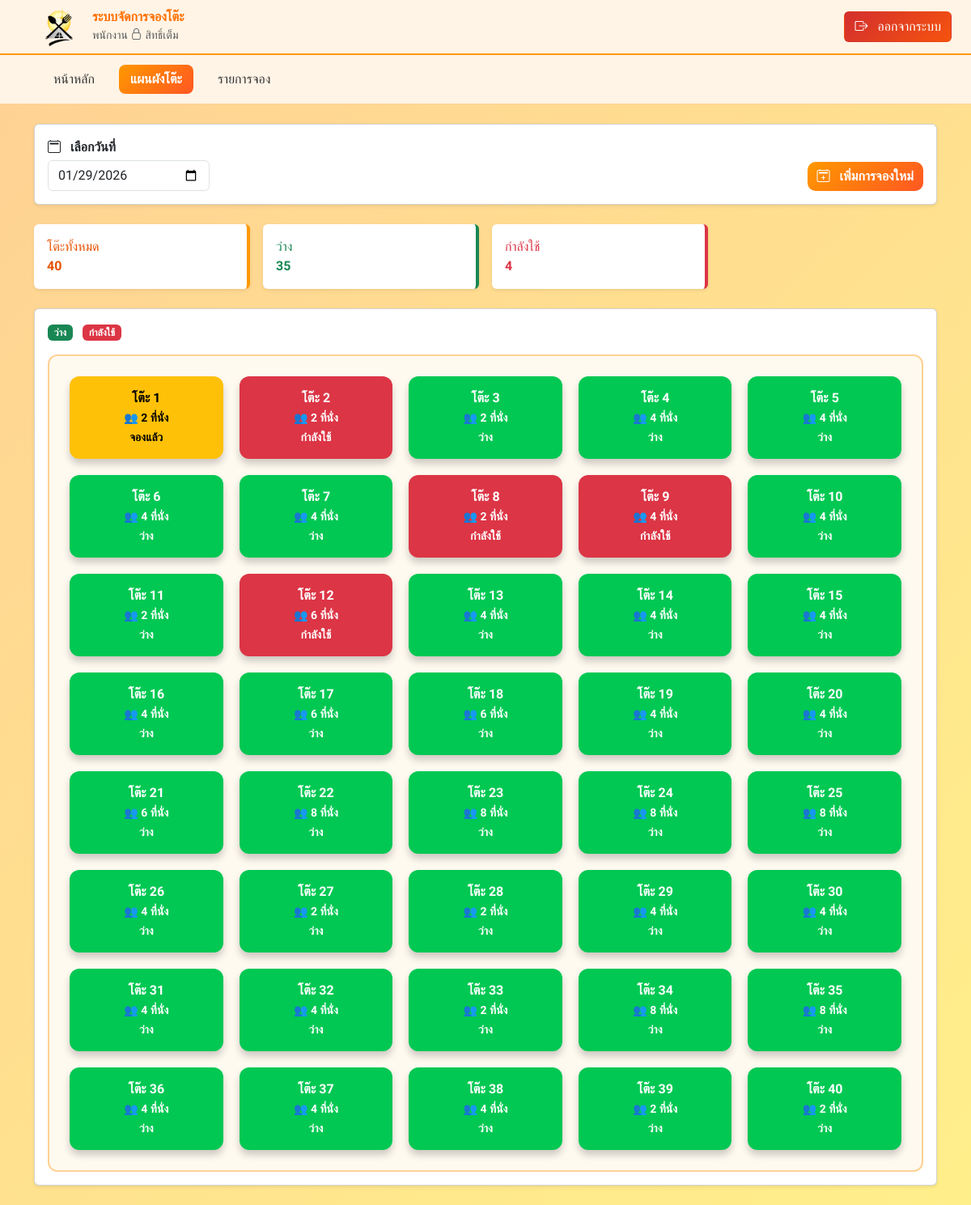
/staffpage/staff.php?link=table (signed in), run on the app's committed database.
### tables this page shows
CREATE TABLE `reservations` (
  `id_booking` int(11) NOT NULL,
  `customer_name` varchar(100) NOT NULL,
  `phone` varchar(20) DEFAULT NULL,
  `table_id` int(11) NOT NULL,
  `reservation_date` date NOT NULL,
  `reservation_time` time NOT NULL,
  `slip_image` varchar(255) DEFAULT NULL,
  `status` enum('pending_payment','waiting_confirm','confirmed','using','completed','cancelled') DEFAULT 'pending_payment',
  `slip` varchar(255) DEFAULT NULL,
  `completed_at` datetime DEFAULT NULL,
  `created_by` int(11) DEFAULT NULL,
  `created_at` timestamp NOT NULL DEFAULT current_timestamp(),
  `booking_by` enum('customer','staff','store_owner') DEFAULT 'customer'
);

CREATE TABLE `tables` (
  `id_show` int(11) NOT NULL,
  `table_number` varchar(10) NOT NULL,
  `seat` int(11) NOT NULL,
  `status` enum('available','reserved','using') DEFAULT 'available'
);

### staffpage/tables.php (the view, shortened to what this page needs)
<?php
require_once __DIR__ . "/../config/db.php";
$selected_date = $_GET['date'] ?? date('Y-m-d');
$today = date('Y-m-d');
$isToday = ($selected_date === $today);
$total = $conn->query("SELECT COUNT(*) c FROM tables")
              ->fetch_assoc()['c'];
$using = $conn->query("
    SELECT COUNT(DISTINCT table_id) c
    FROM reservations
    WHERE reservation_date = '$selected_date'
    AND status = 'using'
")->fetch_assoc()['c'];
$reserved = $conn->query("
    SELECT COUNT(DISTINCT table_id) c
    FROM reservations
    WHERE reservation_date = '$selected_date'
    AND status = 'confirmed'
")->fetch_assoc()['c'];
$available = $total - ($using + $reserved);
$sql = "
SELECT
    t.*,
    r.customer_name,
    r.phone,
    r.reservation_time,
    r.status AS reserve_status,
    CASE
        WHEN r.status = 'using' THEN 'using'
        WHEN r.status = 'confirmed' THEN 'reserved'
        ELSE 'available'
    END AS booking_status
FROM tables t
LEFT JOIN reservations r
    ON r.table_id = t.id_show
    AND r.reservation_date = ?
    AND r.status IN ('confirmed','using')
ORDER BY t.id_show ASC
";
$stmt = $conn->prepare($sql);
$stmt->bind_param("s", $selected_date);
$stmt->execute();
$tables = $stmt->get_result();
?>
<!DOCTYPE html>
<html lang="th">
<head>
<link rel="stylesheet" href="../bootstrap/css/bootstrap.min.css">
<link rel="stylesheet" href="https://cdn.jsdelivr.net/npm/bootstrap-icons/font/bootstrap-icons.css">
</head>
<body>
<div class="card mb-4 shadow-sm">
<div class="card-body">
<form method="get" class="d-flex justify-content-between align-items-end">
<div>
<label class="fw-bold mb-1"><i class="bi bi-calendar2 me-2"></i> เลือกวันที่</label>
<input type="date" name="date" value="<?= $selected_date ?>" class="form-control" style="width:200px" onchange="this.form.submit()">
</div>
<button type="button" class="btn btn-orange-gradient h-50" data-bs-toggle="modal" data-bs-target="#bookingModal">
<i class="bi bi-calendar2-plus me-2"></i> เพิ่มการจองใหม่
</button>
</form>
</div>
</div>
<div class="row g-3 mb-4">
<div class="col-md-3"><div class="p-3 bg-white rounded shadow-sm border-orange-right">โต๊ะทั้งหมด<br><b><?= $total ?></b></div></div>
<div class="col-md-3"><div class="p-3 bg-white rounded shadow-sm text-success border-end border-4 border-success">ว่าง<br><b><?= $available ?></b></div></div>
<div class="col-md-3"><div class="p-3 bg-white rounded shadow-sm text-danger border-end border-4 border-danger">กำลังใช้<br><b><?= $using ?></b></div></div>
</div>
<div class="card shadow-sm">
<div class="card-body">
<div class="mb-3">
<span class="badge bg-success">ว่าง</span>
<span class="badge bg-danger ms-2">กำลังใช้</span>
</div>
<div class="table-area">
<?php while($t = $tables->fetch_assoc()): ?>
<div class="table-box <?= $t['booking_status'] ?> <?= !$isToday ? 'opacity-50' : '' ?>"
     data-id="<?= $t['id_show'] ?>"
     data-table="<?= $t['table_number'] ?>"
     data-seat="<?= $t['seat'] ?>"
     data-customer="<?= $t['customer_name'] ?? '' ?>"
     data-phone="<?= $t['phone'] ?? '' ?>"
     data-time="<?= isset($t['reservation_time']) ? substr($t['reservation_time'],0,5) : '' ?>"
     onclick="handleTableClick(this)">
    โต๊ะ <?= $t['table_number'] ?><br>
    <small>
        👥 <?= $t['seat'] ?> ที่นั่ง
         <br>
        <?= $t['booking_status']=='using'?'กำลังใช้':($t['booking_status']=='reserved'?'จองแล้ว':'ว่าง') ?>
    </small>
</div>
<?php endwhile; ?>
</div>
</div>
</div>
</body>
</html>

### staffpage/asset.css (style rules this page uses)
* { font-family: 'Sarabun', sans-serif !important; }
body { background: linear-gradient(135deg, #ffd194, #ffef8a); font-family: 'Sarabun', sans-serif; }
.table-area { display: grid; grid-template-columns: repeat(5, 1fr); gap: 20px; padding: 25px; border: 2px solid #ffd194; border-radius: 12px; background: #fffaf0; }
.table-box { padding: 15px; border-radius: 12px; color: #fff; font-weight: bold; text-align: center; box-shadow: 0 6px 10px rgba(0,0,0,0.2); }
.available { background: #00c853; }
.reserved { background: #ffc107; color:#000; }
.using { background: #f44336; }

### staffpage/staff.php (style rules this page uses)
* { font-family: 'Sarabun', sans-serif !important; }

### staffpage/tables.php (style rules this page uses)
* { font-family: 'Sarabun', sans-serif !important; }
.table-area { display:grid;grid-template-columns:repeat(5,1fr);gap:20px }
.table-box { padding:15px;border-radius:12px;text-align:center;font-weight:bold;cursor:pointer }
.available { background:#00c853;color:#fff }
.reserved { background:#ffc107;color:#000 }
.using { background:#dc3545;color:#fff }
.btn-orange-gradient { background:linear-gradient(135deg,#ff9800,#ff5722);color:#fff;border:none;font-weight:600;border-radius:10px }
.border-orange-right { border-right:4px solid #ff9800;color:#e65100 }

### data on the page
reservations: table.table_number "1", table.seat "2", shows "จองแล้ว"
reservations: table.table_number "2", table.seat "2", shows "กำลังใช้"
tables: table_number "3", seat "2", shows "ว่าง"
tables: table_number "4", seat "4", shows "ว่าง"
tables: table_number "5", seat "4", shows "ว่าง"
tables: table_number "6", seat "4", shows "ว่าง"
tables: table_number "7", seat "4", shows "ว่าง"
reservations: table.table_number "8", table.seat "2", shows "กำลังใช้"
reservations: table.table_number "9", table.seat "4", shows "กำลังใช้"
tables: table_number "10", seat "4", shows "ว่าง"
tables: table_number "11", seat "2", shows "ว่าง"
reservations: table.table_number "12", table.seat "6", shows "กำลังใช้"
tables: table_number "13", seat "4", shows "ว่าง"
tables: table_number "14", seat "4", shows "ว่าง"
tables: table_number "15", seat "4", shows "ว่าง"
tables: table_number "16", seat "4", shows "ว่าง"
tables: table_number "17", seat "6", shows "ว่าง"
tables: table_number "18", seat "6", shows "ว่าง"
tables: table_number "19", seat "4", shows "ว่าง"
tables: table_number "20", seat "4", shows "ว่าง"
tables: table_number "21", seat "6", shows "ว่าง"
tables: table_number "22", seat "8", shows "ว่าง"
tables: table_number "23", seat "8", shows "ว่าง"
tables: table_number "24", seat "8", shows "ว่าง"
tables: table_number "25", seat "8", shows "ว่าง"
tables: table_number "26", seat "4", shows "ว่าง"
tables: table_number "27", seat "2", shows "ว่าง"
tables: table_number "28", seat "2", shows "ว่าง"
tables: table_number "29", seat "4", shows "ว่าง"
tables: table_number "30", seat "4", shows "ว่าง"
tables: table_number "31", seat "4", shows "ว่าง"
tables: table_number "32", seat "4", shows "ว่าง"
tables: table_number "33", seat "2", shows "ว่าง"
tables: table_number "34", seat "8", shows "ว่าง"
tables: table_number "35", seat "8", shows "ว่าง"
tables: table_number "36", seat "4", shows "ว่าง"
tables: table_number "37", seat "4", shows "ว่าง"
tables: table_number "38", seat "4", shows "ว่าง"
tables: table_number "39", seat "2", shows "ว่าง"
tables: table_number "40", seat "2", shows "ว่าง"

### other printed values
$total "40"
$available "35"
$using "4"
